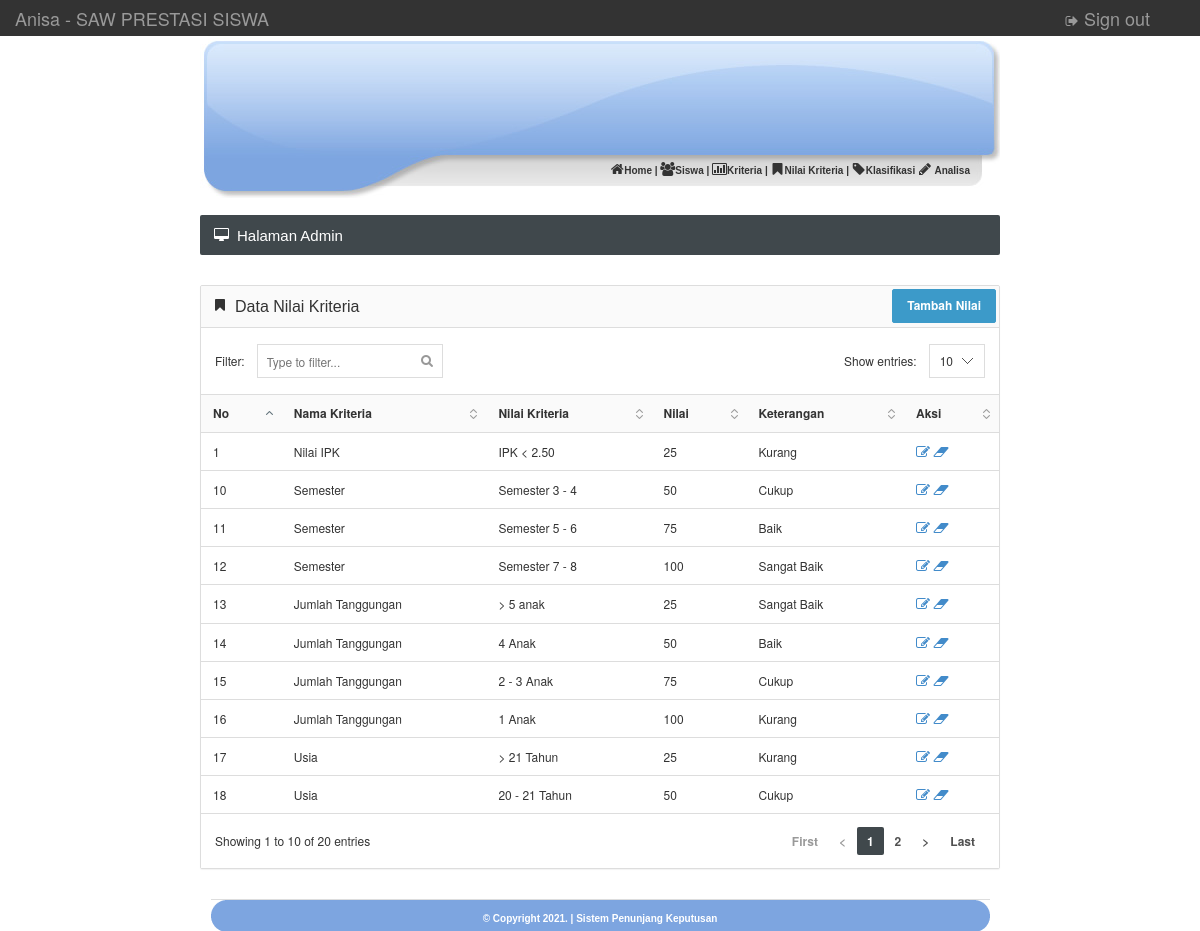
/admin/himpunan.php (signed in), run on an earlier commit of the app's database.
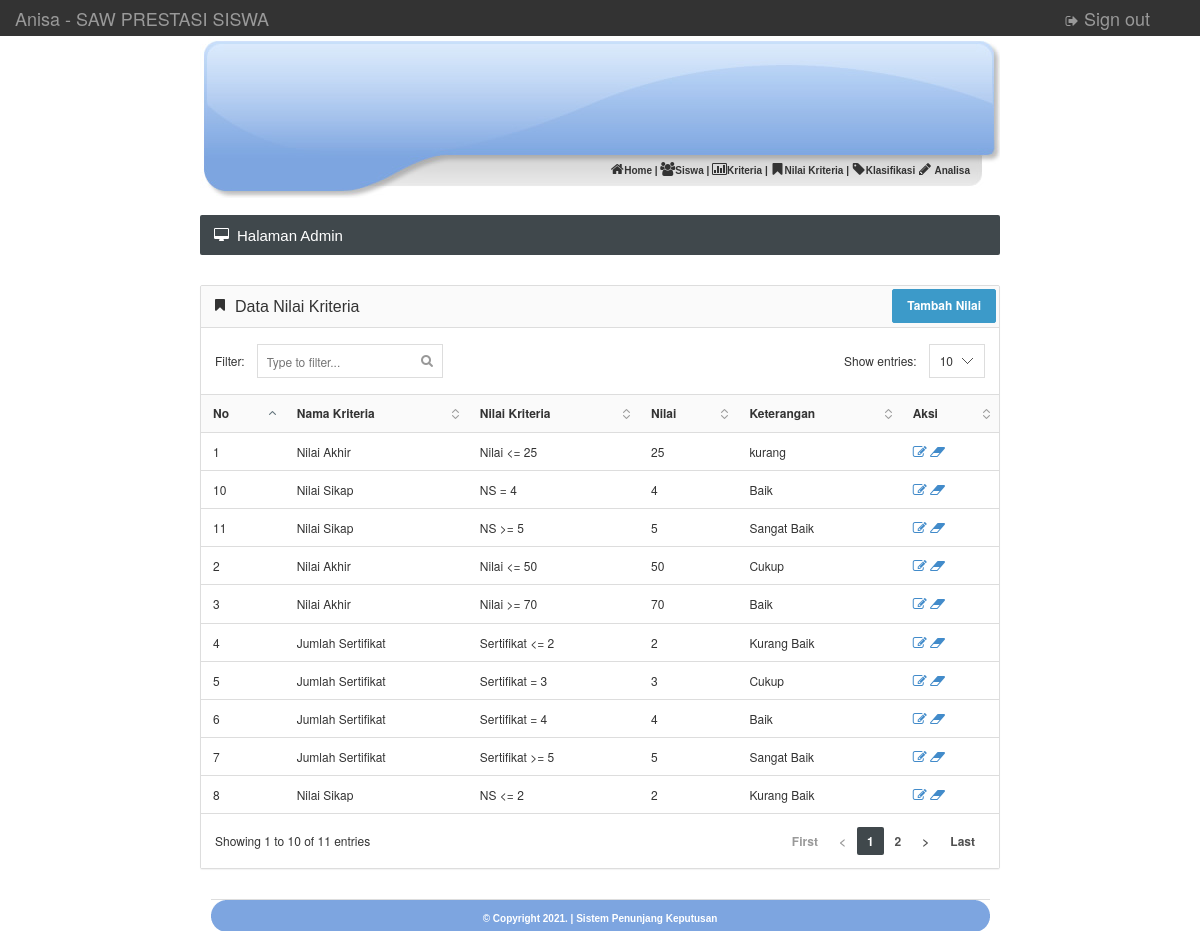
And on a later commit of the database.
### tables this page shows
CREATE TABLE `himpunan` (
  `id_himpunan` int(5) NOT NULL,
  `id_kriteria` int(5) NOT NULL,
  `namahimpunan` varchar(100) NOT NULL,
  `nilai` varchar(100) NOT NULL,
  `keterangan` varchar(100) NOT NULL
);

CREATE TABLE `kriteria` (
  `id_kriteria` int(5) NOT NULL,
  `namakriteria` varchar(100) NOT NULL,
  `atribut` varchar(100) NOT NULL
);

### admin/himpunan.php (the view)
<?php
include "head.php";
?>
			<?php include "menu.php"; ?>
			</div>
		<br />
		<div id="content">
			<div class="page-title">
				<h5><i class="fa fa-desktop"></i> Halaman Admin</h5>
			</div>
			<div class="panel panel-default">
				<div class="panel-heading" align="right"><h6 class="panel-title"><i class="fa fa-bookmark"></i> Data Nilai Kriteria</h6>
				<a href="himpunan_tambah.php"><input type="submit" value="Tambah Nilai" class="btn btn-info"></a>
				</div>
				<div class="datatable">
					<table class="table table-hover">
						<thead>
							<tr>
								<th>No</th>
								<th>Nama Kriteria</th>
								<th>Nilai Kriteria</th>
								<th>Nilai</th>
								<th>Keterangan</th>
								<th>Aksi</th>
							</tr>
						</thead>
						<tbody>
						<?php
						$nomor = 0;
						$hasil = mysqli_query($conn,"SELECT * FROM himpunan, kriteria where himpunan.id_kriteria=kriteria.id_kriteria order by himpunan.id_himpunan asc");
						while ($dataku = mysqli_fetch_array($hasil)) {
						?>
							<tr>
								<td><?php echo $nomor=$nomor+1;?></td>
								<td><?php echo $dataku['namakriteria']; ?></td>
								<td><?php echo $dataku['namahimpunan']; ?></td>
								<td><?php echo $dataku['nilai']; ?></td>
								<td><?php echo $dataku['keterangan']; ?></td>
								<td>
									<a href="himpunan_edit.php?id_himpunan=<?php echo $dataku['id_himpunan']; ?>">
									<i class='fa fa-edit'></i>
									</a>
									<a href="himpunan_hapus.php?id_himpunan=<?php echo $dataku['id_himpunan']; ?>">
									<i class='fa fa-eraser'></i>
									</a>
								</td>
							</tr>
						<?php }	?>
						</tbody>
					</table>
				</div>
			</div>
<?php include "footer.php" ?>

What changed in the data, as far as the page shows it:
no longer on this page (row unchanged): himpunan: id_kriteria.namakriteria "Nilai IPK", namahimpunan "IPK < 2.50", nilai "25", keterangan "Kurang"
no longer on this page (row unchanged): himpunan: nomor "10", id_kriteria.namakriteria "Semester", namahimpunan "Semester 3 - 4", nilai "50", keterangan "Cukup"
no longer on this page (row unchanged): himpunan: nomor "11", id_kriteria.namakriteria "Semester", namahimpunan "Semester 5 - 6", nilai "75", keterangan "Baik"
no longer on this page (row unchanged): himpunan: nomor "12", id_kriteria.namakriteria "Semester", namahimpunan "Semester 7 - 8", nilai "100", keterangan "Sangat Baik"
no longer on this page (row unchanged): himpunan: nomor "13", id_kriteria.namakriteria "Jumlah Tanggungan", namahimpunan "> 5 anak", nilai "25", keterangan "Sangat Baik"
no longer on this page (row unchanged): himpunan: nomor "14", id_kriteria.namakriteria "Jumlah Tanggungan", namahimpunan "4 Anak", nilai "50", keterangan "Baik"
no longer on this page (row unchanged): himpunan: nomor "15", id_kriteria.namakriteria "Jumlah Tanggungan", namahimpunan "2 - 3 Anak", nilai "75", keterangan "Cukup"
no longer on this page (row unchanged): himpunan: nomor "16", id_kriteria.namakriteria "Jumlah Tanggungan", namahimpunan "1 Anak", nilai "100", keterangan "Kurang"
no longer on this page (row unchanged): himpunan: nomor "17", id_kriteria.namakriteria "Usia", namahimpunan "> 21 Tahun", nilai "25", keterangan "Kurang"
no longer on this page (row unchanged): himpunan: nomor "18", id_kriteria.namakriteria "Usia", namahimpunan "20 - 21 Tahun", nilai "50", keterangan "Cukup"
added himpunan: id_kriteria.namakriteria "Nilai Akhir", namahimpunan "Nilai <= 25", nilai "25", keterangan "kurang"
added himpunan: nomor "2", id_kriteria.namakriteria "Nilai Akhir", namahimpunan "Nilai <= 50", nilai "50", keterangan "Cukup"
added himpunan: nomor "3", id_kriteria.namakriteria "Nilai Akhir", namahimpunan "Nilai >= 70", nilai "70", keterangan "Baik"
added himpunan: nomor "4", id_kriteria.namakriteria "Jumlah Sertifikat", namahimpunan "Sertifikat <= 2", nilai "2", keterangan "Kurang Baik"
added himpunan: nomor "5", id_kriteria.namakriteria "Jumlah Sertifikat", namahimpunan "Sertifikat = 3", nilai "3", keterangan "Cukup"
added himpunan: nomor "6", id_kriteria.namakriteria "Jumlah Sertifikat", namahimpunan "Sertifikat = 4", nilai "4", keterangan "Baik"
added himpunan: nomor "7", id_kriteria.namakriteria "Jumlah Sertifikat", namahimpunan "Sertifikat >= 5", nilai "5", keterangan "Sangat Baik"
added himpunan: nomor "8", id_kriteria.namakriteria "Nilai Sikap", namahimpunan "NS <= 2", nilai "2", keterangan "Kurang Baik"
added himpunan: nomor "10", id_kriteria.namakriteria "Nilai Sikap", namahimpunan "NS = 4", nilai "4", keterangan "Baik"
added himpunan: nomor "11", id_kriteria.namakriteria "Nilai Sikap", namahimpunan "NS >= 5", nilai "5", keterangan "Sangat Baik"
Also different on the page:
text written by a page script: "Filter: Show entries: 10 Showing 1 to 10 of 20 entries First < 1 2 > Last" → "Filter: Show entries: 10 Showing 1 to 10 of 11 entries First < 1 2 > Last"
